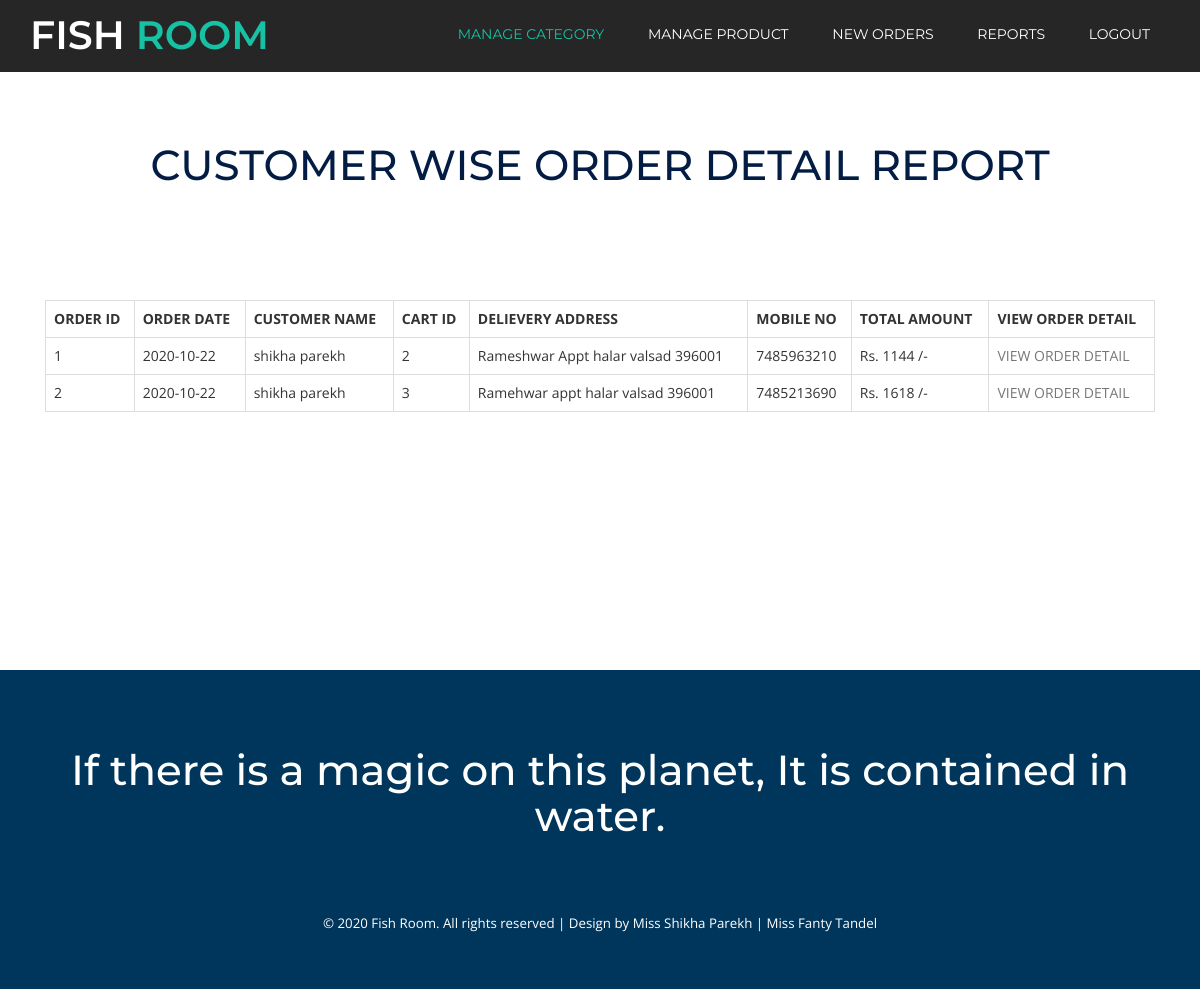
The page /admin_view_custwise_order_detail_report.php?cid=1 on the database its author committed.
### tables this page shows
CREATE TABLE IF NOT EXISTS `order_detail` (
  `order_id` int(10) NOT NULL,
  `order_date` date NOT NULL,
  `cust_id` int(10) NOT NULL,
  `cart_id` int(10) NOT NULL,
  `del_address` varchar(200) NOT NULL,
  `del_mobile_no` varchar(10) NOT NULL,
  `total_amount` int(10) NOT NULL,
  PRIMARY KEY (`order_id`)
);

CREATE TABLE IF NOT EXISTS `cust_regis` (
  `cust_id` int(10) NOT NULL,
  `cust_name` varchar(50) NOT NULL,
  `address` varchar(200) NOT NULL,
  `city` varchar(50) NOT NULL,
  `pincode` int(10) NOT NULL,
  `mobile_no` varchar(10) NOT NULL,
  `email_id` varchar(50) NOT NULL,
  `pwd` varchar(10) NOT NULL,
  PRIMARY KEY (`cust_id`)
);

### admin_view_custwise_order_detail_report.php (the view, shortened to what this page needs)
<?php
include("admin_header.php");
?>
<div class="content">
			<div class="contact-w3l">
				<div class="container">
					<h2 class="tittle">CUSTOMER WISE ORDER DETAIL REPORT</h2>
					<div class="contact-map">
					<div class="contact_top">
						<div class="col-md-12 contact_left">
							<div class="company_ad">
							<?php
							$custid=$_REQUEST['cid'];
							$qur=mysql_query("select * from order_detail where cust_id='$custid'");
							if(mysql_num_rows($qur)>0)
							{
								echo "<table class='table table-bordered'>
										<tr>
											<th>ORDER ID</th>
											<th>ORDER DATE</th>
											<th>CUSTOMER NAME</th>
											<th>CART ID</th>
											<th>DELIEVERY ADDRESS</th>
											<th>MOBILE NO</th>
											<th>TOTAL AMOUNT</th>
											<th>VIEW ORDER DETAIL</th>
										</tr>";
									while($q=mysql_fetch_array($qur))
									{
										echo "<tr>";
										echo "<td>$q[0]</td>";
										echo "<td>$q[1]</td>";
										$qur2=mysql_query("select * from cust_regis where cust_id='$q[2]'");
										$q2=mysql_fetch_array($qur2);
										echo "<td>$q2[1]</td>";
										echo "<td>$q[3]</td>";
										echo "<td>$q[4]</td>";
										echo "<td>$q[5]</td>";
										echo "<td>Rs. $q[6] /-</td>";
										echo "<td><a href='admin_view_order_detail_report.php?cartid=$q[3]&oid=$q[0]'>VIEW ORDER DETAIL</a></td>";
										echo "</tr>";
									}
								echo "</table>";
							}
							else{
								echo "<h2>No Order Found</h2>";
							}
							?>
							</div>
						</div>
						<div class="clearfix"> </div>
					</div>
				</div>
			</div>
		</div>
</div>
</div>
<?php
include("footer.php");
?>

### css/style.css (style rules this page uses)
body { font-family: 'Open Sans', sans-serif; }
body a { transition: 0.5s all; -webkit-transition: 0.5s all; -o-transition: 0.5s all; -moz-transition: 0.5s all; -ms-transition: 0.5s all; }
h1,h2,h3,h4,h5,h6 { margin:0; padding:0; font-family: 'Montserrat', sans-serif; }
h2.tittle { font-size: 3em; color: #031C44; text-align:center; }
.page-w3, .contact-w3l { padding:5em 0; }
.table > thead > tr > th, .table > tbody > tr > th, .table > tfoot > tr > th, .table > thead > tr > td, .table > tbody > tr > td, .table > tfoot > tr > td { padding: 8px; line-height: 1.42857143; vertical-align: top; border-top: none; }
.contact_top { padding:4em 0 0em 0; }
.contact-map { margin-top: 4em; }
.company_ad a { color: #777; }

### rows shown on the page
order_detail: order_id "1", order_date "2020-10-22", cust.cust_name "shikha parekh", cart "2", del_address "Rameshwar Appt halar valsad 396001", del_mobile_no "7485963210", total_amount "1144"
order_detail: order_id "2", order_date "2020-10-22", cust.cust_name "shikha parekh", cart "3", del_address "Ramehwar appt halar valsad 396001", del_mobile_no "7485213690", total_amount "1618"
